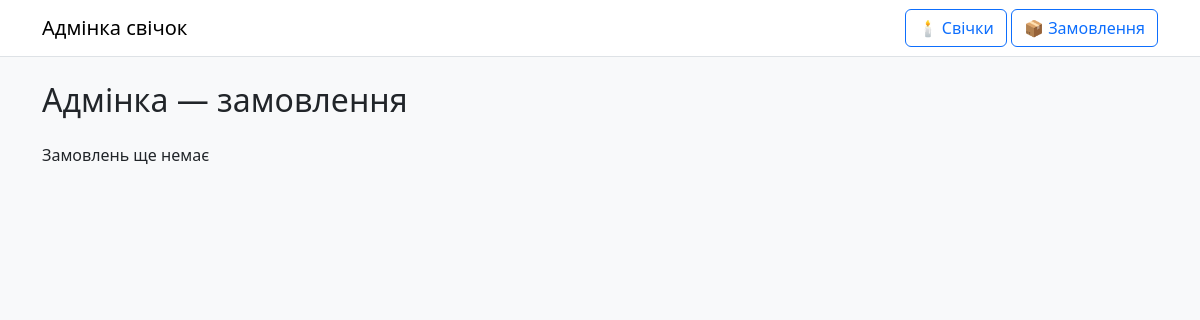
Before: /admin/orders with the older database file.
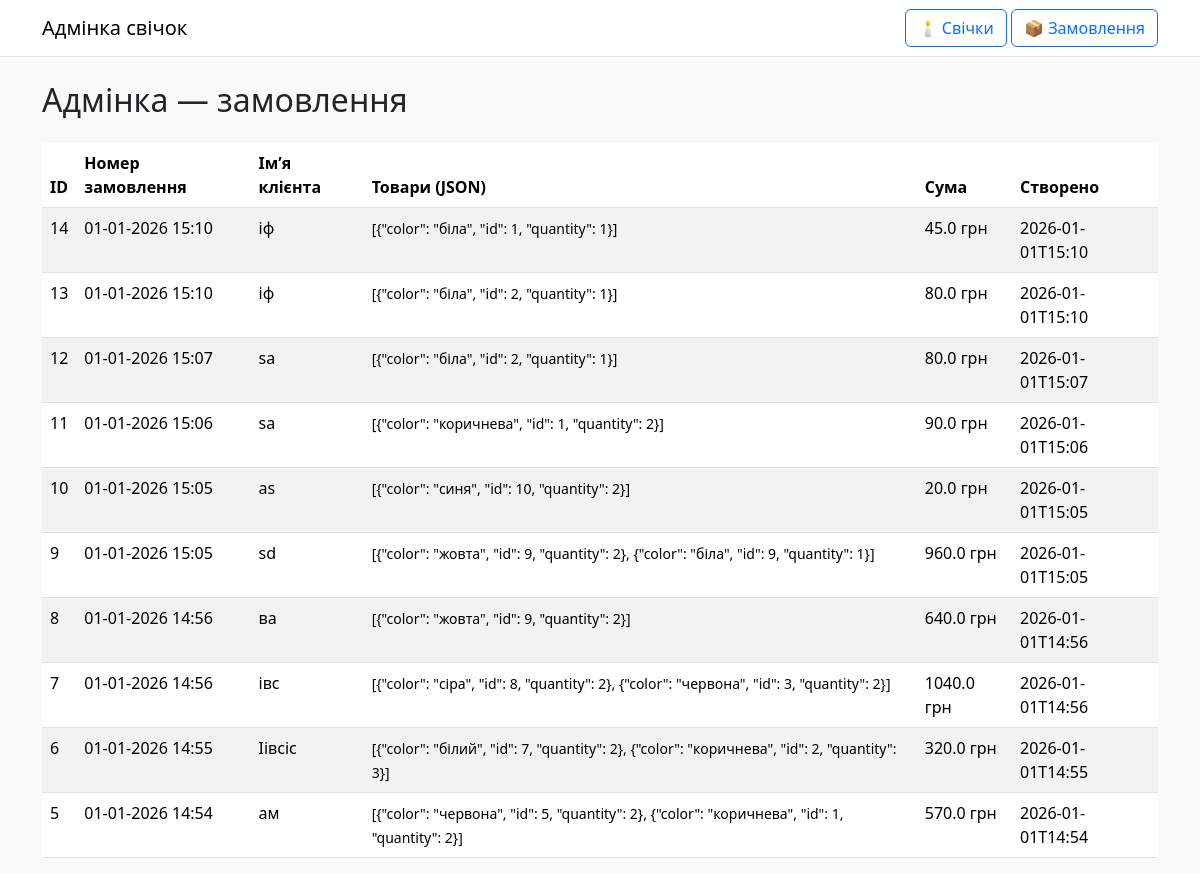
After: the same page with the newer database file.
### tables this page shows
CREATE TABLE orders (
        id INTEGER PRIMARY KEY AUTOINCREMENT,
        customer_name TEXT NOT NULL,
        items TEXT NOT NULL,
        total_price REAL NOT NULL,
        order_number TEXT NOT NULL,
        created_at TEXT NOT NULL
    );

### admin_app.py (the view)
@admin_app.route("/orders")
def admin_orders():
    conn = sqlite3.connect("app.db")
    cursor = conn.cursor()
    cursor.execute("SELECT * FROM orders ORDER BY id DESC")
    orders = cursor.fetchall()
    conn.close()
    return render_template("admin/admin_orders.html", orders=orders)

### site_app.py (called while the page is built)
def get_locale():
    lang = request.args.get("lang")
    if lang in app.config["BABEL_SUPPORTED_LOCALES"]:
        return lang
    cookie_lang = request.cookies.get("lang")
    if cookie_lang in app.config["BABEL_SUPPORTED_LOCALES"]:
        return cookie_lang
    return app.config["BABEL_DEFAULT_LOCALE"]

@app.context_processor
def inject_globals():
    cart = session.get("cart", [])
    return dict(cart_count=len(cart), current_lang=get_locale())

### templates/admin/admin_orders.html
{% extends "admin/admin_base.html" %}
{% block content %}
<h2 class="mb-4">Адмінка — замовлення</h2>
{% if orders %}
<table class="table table-striped">
  <thead>
    <tr>
      <th>ID</th>
      <th>Номер замовлення</th>
      <th>Імʼя клієнта</th>
      <th>Товари (JSON)</th>
      <th>Сума</th>
      <th>Створено</th>
    </tr>
  </thead>
  <tbody>
    {% for o in orders %}
    <tr>
      <td>{{ o[0] }}</td>
      <td>{{ o[4] }}</td>
      <td>{{ o[1] }}</td>
      <td><small>{{ o[2] }}</small></td>
      <td>{{ o[3] }} грн</td>
      <td>{{ o[5] }}</td>
    </tr>
    {% endfor %}
  </tbody>
</table>
{% else %}
<p>Замовлень ще немає</p>
{% endif %}
{% endblock %}

Changed rows visible on the page:
added orders: id "14", order_number "01-01-2026 15:10", customer_name "іф", items "[{\"color\": \"біла\", \"id\": 1, \"quantity\": 1}]", total_price "45.0", created_at "2026-01-01T15:10"
added orders: id "13", order_number "01-01-2026 15:10", customer_name "іф", items "[{\"color\": \"біла\", \"id\": 2, \"quantity\": 1}]", total_price "80.0", created_at "2026-01-01T15:10"
added orders: id "12", order_number "01-01-2026 15:07", customer_name "sa", items "[{\"color\": \"біла\", \"id\": 2, \"quantity\": 1}]", total_price "80.0", created_at "2026-01-01T15:07"
added orders: id "11", order_number "01-01-2026 15:06", customer_name "sa", items "[{\"color\": \"коричнева\", \"id\": 1, \"quantity\": 2}]", total_price "90.0", created_at "2026-01-01T15:06"
added orders: id "10", order_number "01-01-2026 15:05", customer_name "as", items "[{\"color\": \"синя\", \"id\": 10, \"quantity\": 2}]", total_price "20.0", created_at "2026-01-01T15:05"
added orders: id "9", order_number "01-01-2026 15:05", customer_name "sd", items "[{\"color\": \"жовта\", \"id\": 9, \"quantity\": 2}, {\"color\": \"біла\", \"id\": 9, \"quantity\": 1}]", total_price "960.0", created_at "2026-01-01T15:05"
added orders: id "8", order_number "01-01-2026 14:56", customer_name "ва", items "[{\"color\": \"жовта\", \"id\": 9, \"quantity\": 2}]", total_price "640.0", created_at "2026-01-01T14:56"
added orders: id "7", order_number "01-01-2026 14:56", customer_name "івс", items "[{\"color\": \"сіра\", \"id\": 8, \"quantity\": 2}, {\"color\": \"червона\", \"id\": 3, \"quantity\": 2}]", total_price "1040.0", created_at "2026-01-01T14:56"
added orders: id "6", order_number "01-01-2026 14:55", customer_name "Іівсіс", items "[{\"color\": \"білий\", \"id\": 7, \"quantity\": 2}, {\"color\": \"коричнева\", \"id\": 2, \"quantity\": 3}]", total_price "320.0", created_at "2026-01-01T14:55"
added orders: id "5", order_number "01-01-2026 14:54", customer_name "ам", items "[{\"color\": \"червона\", \"id\": 5, \"quantity\": 2}, {\"color\": \"коричнева\", \"id\": 1, \"quantity\": 2}]", total_price "570.0", created_at "2026-01-01T14:54"
Other visible differences:
text no longer shown: "Замовлень ще немає"
text now shown: "ID Номер замовлення Імʼя клієнта Товари (JSON) Сума Створено"
